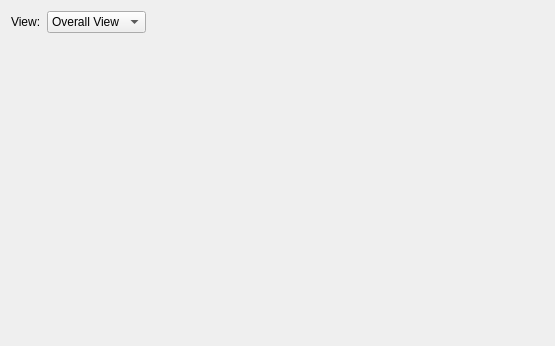
<?xml version="1.0" encoding="UTF-8"?>
<ui version="4.0">
 <class>GanttChartWidget</class>
 <widget class="QWidget" name="GanttChartWidget">
  <property name="geometry">
   <rect>
    <x>0</x>
    <y>0</y>
    <width>555</width>
    <height>346</height>
   </rect>
  </property>
  <property name="windowTitle">
   <string>Form</string>
  </property>
  <layout class="QVBoxLayout" name="verticalLayout">
   <item>
    <layout class="QHBoxLayout" name="horizontalLayout_3">
     <item>
      <layout class="QHBoxLayout" name="horizontalLayout">
       <item>
        <widget class="QLabel" name="label">
         <property name="text">
          <string>View:</string>
         </property>
        </widget>
       </item>
       <item>
        <widget class="QComboBox" name="ViewComboBox">
         <item>
          <property name="text">
           <string>Overall View</string>
          </property>
         </item>
        </widget>
       </item>
      </layout>
     </item>
     <item>
      <spacer name="horizontalSpacer">
       <property name="orientation">
        <enum>Qt::Horizontal</enum>
       </property>
       <property name="sizeHint" stdset="0">
        <size>
         <width>40</width>
         <height>20</height>
        </size>
       </property>
      </spacer>
     </item>
    </layout>
   </item>
   <item>
    <layout class="QHBoxLayout" name="GraphLayout"/>
   </item>
   <item>
    <spacer name="verticalSpacer">
     <property name="orientation">
      <enum>Qt::Vertical</enum>
     </property>
     <property name="sizeHint" stdset="0">
      <size>
       <width>20</width>
       <height>100</height>
      </size>
     </property>
    </spacer>
   </item>
  </layout>
 </widget>
 <resources/>
 <connections/>
</ui>
